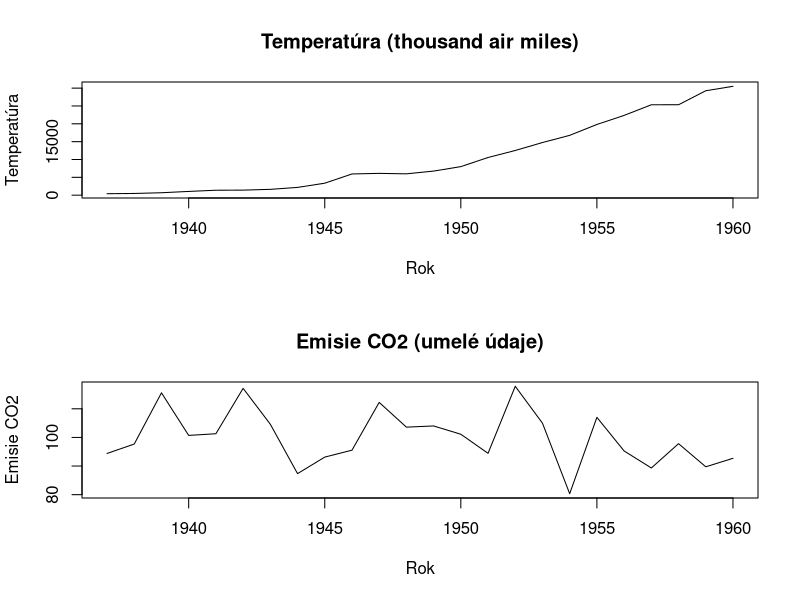
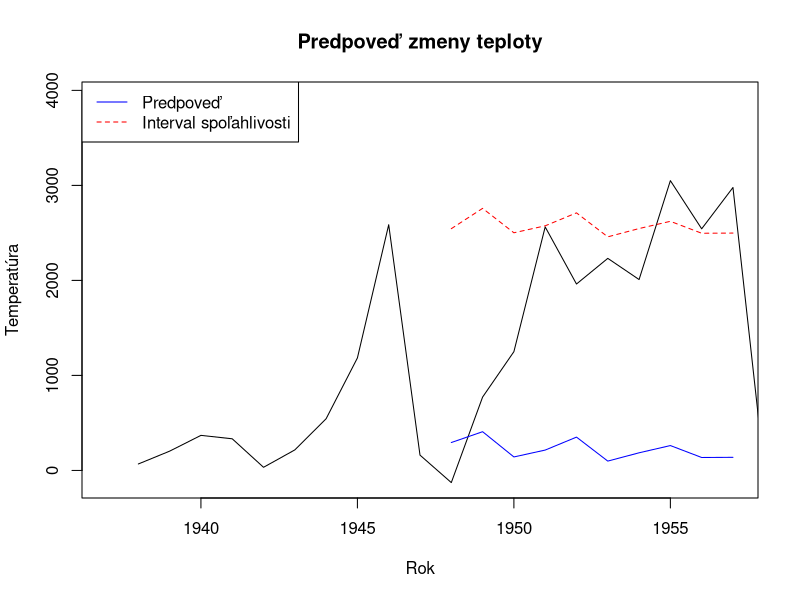
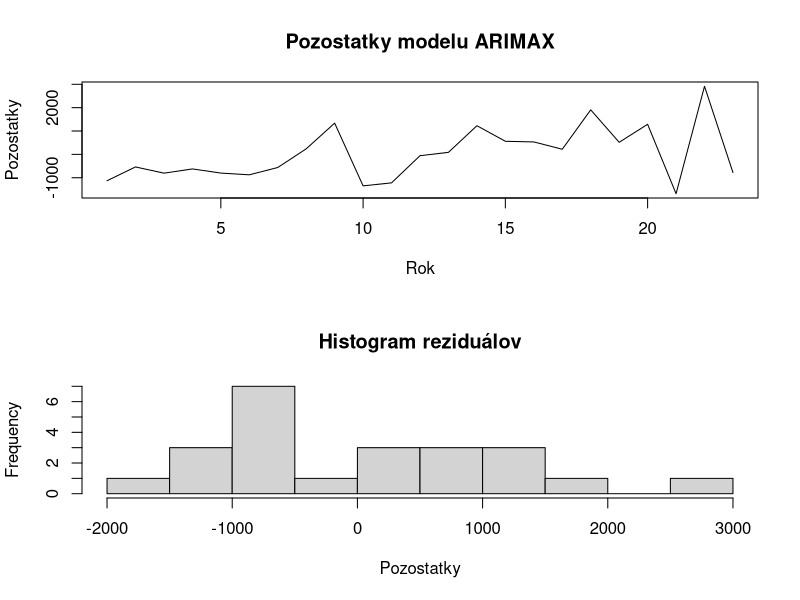

Write R code to recreate these figures, in order.
## ---- chunk 1
# Nastavenie zrkadla CRAN pre inštaláciu balíkov
options(repos = 'http://cran.us.r-project.org')

# Inštalácia a stiahnutie potrebných balíkov
install.packages("tseries")
library(tseries)

# Načítanie údajov a vytvorenie umelých údajov
temperature_data <- datasets::airmiles
set.seed(123)
co2_data <- rnorm(length(temperature_data), mean = 100, sd = 10)

# Previesť údaje do časového radu
temperature_ts <- ts(temperature_data, start = c(1937), frequency = 1)
co2_ts <- ts(co2_data, start = c(1937), frequency = 1)

# Vizualizácia údajov
par(mfrow = c(2, 1))
plot(temperature_ts, main = "Temperatúra (thousand air miles)", ylab = "Temperatúra", xlab = "Rok")
plot(co2_ts, main = "Emisie CO2 (umelé údaje)", ylab = "Emisie CO2", xlab = "Rok")
## ---- chunk 2
# Skontrolujte stacionaritu a v prípade potreby diferencujte
if (adf.test(temperature_ts)$p.value > 0.05) {
  temperature_ts <- na.omit(diff(temperature_ts))
}

if (adf.test(co2_ts)$p.value > 0.05) {
  co2_ts <- na.omit(diff(co2_ts))
}

# Spájanie údajov
climate_data <- data.frame(
  year = start(temperature_ts)[1]:(start(temperature_ts)[1] + length(temperature_ts) - 1),
  temperature = as.numeric(temperature_ts),
  co2_emissions = as.numeric(co2_ts)
)
## ---- chunk 3
adf_test_temperature <- adf.test(temperature_ts)
adf_test_co2 <- adf.test(co2_ts)

if (adf_test_temperature$p.value > 0.05) {
  temperature_ts <- diff(temperature_ts)
}

if (adf_test_co2$p.value > 0.05) {
  co2_ts <- diff(co2_ts)
}

temperature_ts <- na.omit(temperature_ts)
co2_ts <- na.omit(co2_ts)
## ---- chunk 4
# Zostavte model ARIMAX
model <- arima(climate_data$temperature, order = c(1, 0, 0), xreg = climate_data$co2_emissions)
summary(model)

# Predpovedanie
future_co2 <- rnorm(10, mean = 100, sd = 10)
future_temperature <- predict(model, n.ahead = 10, newxreg = future_co2)

## ---- chunk 5
# Vizualizácia predpovede
par(mfrow = c(1, 1))
plot(temperature_ts, xlim = c(1937, 1957), ylim = range(c(temperature_ts, future_temperature$pred)),
     main = "Predpoveď zmeny teploty", ylab = "Temperatúra", xlab = "Rok")
lines(1948:1957, future_temperature$pred, col = "blue")
lines(1948:1957, future_temperature$pred + 2 * future_temperature$se, col = "red", lty = 2)
lines(1948:1957, future_temperature$pred - 2 * future_temperature$se, col = "red", lty = 2)
legend("topleft", legend = c("Predpoveď", "Interval spoľahlivosti"), col = c("blue", "red"), lty = 1:2)

# Vizualizácia zvyškov modelu
par(mfrow = c(2, 1))
plot(residuals(model), main = "Pozostatky modelu ARIMAX", ylab = "Pozostatky", xlab = "Rok")
hist(residuals(model), main = "Histogram reziduálov", xlab = "Pozostatky", breaks = 10)
